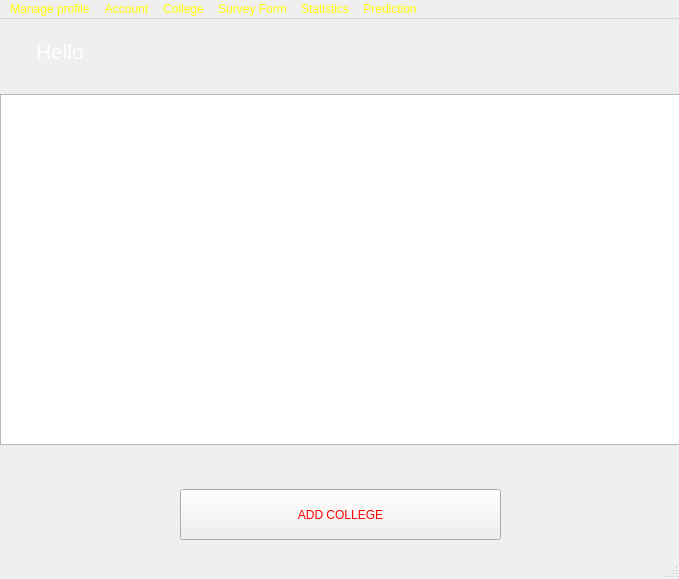
<?xml version="1.0" encoding="UTF-8"?>
<ui version="4.0">
 <class>MainWindow</class>
 <widget class="QMainWindow" name="MainWindow">
  <property name="geometry">
   <rect>
    <x>0</x>
    <y>0</y>
    <width>679</width>
    <height>579</height>
   </rect>
  </property>
  <property name="maximumSize">
   <size>
    <width>700</width>
    <height>700</height>
   </size>
  </property>
  <property name="windowTitle">
   <string>Manager</string>
  </property>
  <property name="windowIcon">
   <iconset>
    <normaloff>:/images/user.png</normaloff>:/images/user.png</iconset>
  </property>
  <property name="styleSheet">
   <string notr="true">background-image: url(:/images/RmVYDsR.jpg);
color: rgb(255, 255, 0);</string>
  </property>
  <widget class="QWidget" name="centralwidget">
   <widget class="QGraphicsView" name="graphicsView">
    <property name="geometry">
     <rect>
      <x>0</x>
      <y>75</y>
      <width>681</width>
      <height>351</height>
     </rect>
    </property>
    <property name="styleSheet">
     <string notr="true">background-image: url(:/images/C.U.SHAH COLLEGE (11).jpg);</string>
    </property>
   </widget>
   <widget class="QPushButton" name="btnadd">
    <property name="geometry">
     <rect>
      <x>180</x>
      <y>470</y>
      <width>321</width>
      <height>51</height>
     </rect>
    </property>
    <property name="styleSheet">
     <string notr="true">font: 75 22pt &quot;MS Shell Dlg 2&quot;;

color: qlineargradient(spread:pad, x1:0, y1:0, x2:0, y2:1, stop:0 rgba(255, 255, 255, 255), stop:0.495 rgba(255, 255, 255, 255), stop:0.505 rgba(255, 0, 0, 255), stop:1 rgba(255, 0, 0, 255));</string>
    </property>
    <property name="text">
     <string>ADD COLLEGE</string>
    </property>
   </widget>
   <widget class="QLabel" name="label">
    <property name="geometry">
     <rect>
      <x>36</x>
      <y>20</y>
      <width>251</width>
      <height>25</height>
     </rect>
    </property>
    <property name="text">
     <string>&lt;html&gt;&lt;head/&gt;&lt;body&gt;&lt;p&gt;&lt;span style=&quot; font-size:16pt; color:#ffffff;&quot;&gt;Hello&lt;/span&gt;&lt;/p&gt;&lt;/body&gt;&lt;/html&gt;</string>
    </property>
   </widget>
   <widget class="QLabel" name="lbluser">
    <property name="geometry">
     <rect>
      <x>99</x>
      <y>17</y>
      <width>190</width>
      <height>30</height>
     </rect>
    </property>
    <property name="styleSheet">
     <string notr="true">font: 75 16pt &quot;MS Shell Dlg 2&quot;;
color: rgb(255, 255, 255);</string>
    </property>
    <property name="text">
     <string>&lt;html&gt;&lt;head/&gt;&lt;body&gt;&lt;p align=&quot;center&quot;&gt;&lt;span style=&quot; font-weight:600; color:#ffffff;&quot;&gt;&lt;br/&gt;&lt;/span&gt;&lt;/p&gt;&lt;/body&gt;&lt;/html&gt;</string>
    </property>
   </widget>
  </widget>
  <widget class="QMenuBar" name="menubar">
   <property name="geometry">
    <rect>
     <x>0</x>
     <y>0</y>
     <width>679</width>
     <height>26</height>
    </rect>
   </property>
   <widget class="QMenu" name="menuManage_profile">
    <property name="title">
     <string>Manage profile</string>
    </property>
    <addaction name="update"/>
   </widget>
   <widget class="QMenu" name="menuAccount">
    <property name="title">
     <string>Account</string>
    </property>
    <addaction name="logout"/>
   </widget>
   <widget class="QMenu" name="menuCollege">
    <property name="title">
     <string>College</string>
    </property>
    <addaction name="actionclgdetail"/>
    <addaction name="actionAdmissions"/>
    <addaction name="actionPlacement"/>
    <addaction name="actionResult"/>
   </widget>
   <widget class="QMenu" name="menuSurvey_Form">
    <property name="title">
     <string>Survey Form</string>
    </property>
    <addaction name="actionFillForm"/>
   </widget>
   <widget class="QMenu" name="menuStatistics">
    <property name="title">
     <string>Statistics</string>
    </property>
    <addaction name="actionResultYearwise"/>
    <addaction name="actionResult_Course_wise"/>
    <addaction name="actionPlacement_year_wise"/>
    <addaction name="actionPlacement_Course_wise"/>
    <addaction name="actionRatings"/>
   </widget>
   <widget class="QMenu" name="menuPrediction">
    <property name="title">
     <string>Prediction</string>
    </property>
    <addaction name="actionPredict_by_result"/>
    <addaction name="actionpredict_by_placement"/>
   </widget>
   <addaction name="menuManage_profile"/>
   <addaction name="menuAccount"/>
   <addaction name="menuCollege"/>
   <addaction name="menuSurvey_Form"/>
   <addaction name="menuStatistics"/>
   <addaction name="menuPrediction"/>
  </widget>
  <widget class="QStatusBar" name="statusbar"/>
  <action name="actionupdate">
   <property name="text">
    <string>Update</string>
   </property>
  </action>
  <action name="actionlogout">
   <property name="text">
    <string>Log out</string>
   </property>
  </action>
  <action name="update">
   <property name="icon">
    <iconset>
     <normaloff>:/images/if_Picture7_3289566.png</normaloff>:/images/if_Picture7_3289566.png</iconset>
   </property>
   <property name="text">
    <string>Update</string>
   </property>
   <property name="font">
    <font>
     <weight>75</weight>
     <bold>true</bold>
    </font>
   </property>
  </action>
  <action name="logout">
   <property name="icon">
    <iconset>
     <normaloff>:/images/user.png</normaloff>:/images/user.png</iconset>
   </property>
   <property name="text">
    <string>Logout</string>
   </property>
  </action>
  <action name="actionclgdetail">
   <property name="text">
    <string>Add college details</string>
   </property>
  </action>
  <action name="actionAdmissions">
   <property name="text">
    <string>Admissions</string>
   </property>
  </action>
  <action name="actionPlacement">
   <property name="text">
    <string>Placement</string>
   </property>
  </action>
  <action name="actionResult">
   <property name="text">
    <string>Result</string>
   </property>
  </action>
  <action name="actionFillForm">
   <property name="text">
    <string>Fill Form</string>
   </property>
  </action>
  <action name="actionResultYearwise">
   <property name="text">
    <string>Result Yearwise</string>
   </property>
  </action>
  <action name="actionResult_Course_wise">
   <property name="text">
    <string>Result Course wise</string>
   </property>
  </action>
  <action name="actionPlacement_year_wise">
   <property name="text">
    <string>Placement year wise</string>
   </property>
  </action>
  <action name="actionPlacement_Course_wise">
   <property name="text">
    <string>Placement Course wise</string>
   </property>
  </action>
  <action name="actionRatings">
   <property name="text">
    <string>Ratings</string>
   </property>
  </action>
  <action name="actionPredict_by_result">
   <property name="text">
    <string>Predict by result</string>
   </property>
  </action>
  <action name="actionpredict_by_placement">
   <property name="text">
    <string>Predict by placement</string>
   </property>
  </action>
 </widget>
 <resources/>
 <connections/>
</ui>
